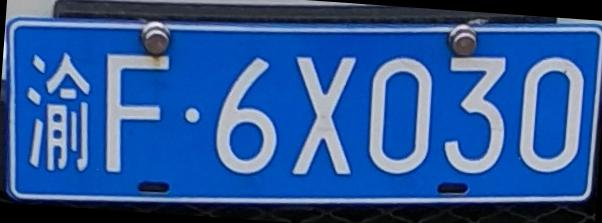
%> input picture 倾斜校正车牌.jpg, 602 x 223 px
$ octave main.m   (GNU Octave 9; MATLAB toolbox functions it lacks are replaced by stand-ins)
%> lines starting %> are read from the running program, lines starting %| are printed output that depends on the picture; in (x1, y1, x2, y2) boxes, pixels count from 0 and x2, y2 are one past the last pixel; in counts of white or black regions, pixels touching at a corner belong together; the program's own positions count from 1
### waitbar_.m
%==================加入进度条===========================
function waitbar_  %进度条
sound(audioread('声音模板\程序运行中.wav'),22000);
steps=50;
hwait=waitbar(0,'请等待>>>>>>>>');
step=steps/100;
for k=1:steps
    if steps-k<=5
        waitbar(k/steps,hwait,'即将完成');
        pause(0.05);
    else
        PerStr=fix(k/step);
        str=['正在运行中',num2str(PerStr),'%'];
        waitbar(k/steps,hwait,str);
        pause(0.05);
    end
end
close(hwait);

### image_segmentation.m
function bw =image_segmentation(I)  %图像分割
Image = I;              %读取RGB图像
Image=im2double(Image); %双精度类型 便于运算
I=rgb2hsv(Image);       %RGB模型转换hsv模型
[y,x,z]=size(I);        %%y x z 返回RGB彩色图像数据矩阵行 列 等
Blue_y = zeros(y, 1);
p=[0.56 0.71 0.4 1 0.3 1 0];
for i = 1 : y
    for j = 1 : x
        hij = I(i, j, 1);
        sij = I(i, j, 2);
        vij = I(i, j, 3);
        if (hij>=p(1) && hij<=p(2)) &&( sij >=p(3)&& sij<=p(4))&&...
                (vij>=p(5)&&vij<=p(6))
            Blue_y(i, 1) = Blue_y(i, 1) + 1;  %蓝色象素点统计
        end
    end
end
[~, MaxY] = max(Blue_y);  %最大值
Th = p(7);
PY1 = MaxY;
while ((Blue_y(PY1,1)>Th) && (PY1>0))
    PY1 = PY1 - 1;
end
PY2 = MaxY;
while ((Blue_y(PY2,1)>Th) && (PY2<y))
    PY2 = PY2 + 1;
end
PY1 = PY1 - 2;
PY2 = PY2 + 2;
if PY1 < 1
    PY1 = 1;
end
if PY2 > y
    PY2 = y;
end
bw=Image(PY1:PY2,:,:);
IY = I(PY1:PY2, :, :);
I2=im2bw(IY,0.5);

[y1,x1,z1]=size(IY);
Blue_x=zeros(1,x1);
for j = 1 : x1
    for i = 1 : y1
        hij = IY(i, j, 1);
        sij = IY(i, j, 2);
        vij = IY(i, j, 3);
        if (hij>=p(1) && hij<=p(2)) &&( sij >=p(3)&& sij<=p(4))&&...
                (vij>=p(5)&&vij<=p(6))
            Blue_x(1, j) = Blue_x(1, j) + 1;
%              bw1(i, j) = 1;
        end
    end
end
PY1;PY2;

[~, MaxX] = max(Blue_x);
Th = p(7);
PX1 = MaxX;

while ((Blue_x(1,PX1)>Th) && (PX1>0))
    PX1 = PX1 - 1;
end
PX2 = MaxX;
while ((Blue_x(1,PX2)>Th) && (PX2<x1))
    PX2 = PX2 + 1;
end
Picture=Image(PY1:PY2,PX1:PX2,:);
bw = Picture;
figure('NumberTitle','off','Name','图像分割');imshow(bw);title('车牌图像');

### rando_bianhuan.m
function [picture,angle] = rando_bianhuan(bw) %倾斜校正  picture 返回校正后的图片 angle倾斜角度
I=rgb2gray(bw);
figure('NumberTitle','off','Name','车牌灰度图像');
imshow(bw);title('车牌灰度图像');
I=edge(I);
theta = 1:180;
[R,xp] = radon(I,theta);
[I,J] = find(R>=max(max(R)));                 %J记录了倾斜角
angle=90-J;
picture=imrotate(bw,angle,'bilinear','crop'); %返回旋转后的图像矩阵。正数表示逆时针旋转， 负数表示顺时针旋转。
figure('NumberTitle','off','Name','倾斜校正图像');
imshow(picture);title('倾斜校正');
imwrite(picture,'倾斜校正车牌.jpg');

### xingtaixue.m
function picture_6 = xingtaixue(picture_1)
threshold = 50;
picture_2 = im2bw(picture_1,graythresh(picture_1)); %最大类间方差法 图像二值化
figure('NumberTitle','off','Name','车牌二值化'),imshow(picture_2);title('二值化');
picture_3 = bwmorph(picture_2,'hbreak',inf); %对二值图像的形态学操作 移除H连通的像素
picture_4 = bwmorph(picture_3,'spur',inf);
picture_5 = bwmorph(picture_4,'open',inf);
picture_6 = bwareaopen(picture_5,threshold);
picture_6 = ~picture_6;
figure('NumberTitle','off','Name','形态学操作'),imshow(picture_6);title('形态学操作');

### caijian.m
function bw = caijian(picture_6)
threshold =50 ;
picture_7=touying(picture_6);
picture_8=~picture_7;
picture_9 = bwareaopen(picture_8, threshold);
picture_10=~picture_9;
[y,x]=size(picture_10);%对长宽重新赋值%1为白色
bw = picture_10;
[y,x] = size(bw);
dd = fix(x/40);
ddd = fix(x/30);
dd = x - dd;
bw = bw(:,ddd:dd);
figure('NumberTitle','off','Name','边框去除'),imshow(bw),title('边框去除');

### main.m
clc;          %清空命令行
clear all;    %清除工作空间所有变量
close all;    %关闭所有图形窗口

% ==============开始计时==============================
tic
%=====================读入图片=========================
[fn,pn,fi] = uigetfile('汽车图片\*.jpg','选择图片');%显示检索文件的对话框 fn返回的文件名 pn返回的文件的路径名 fi返回选择的文件类型
%> the answer given: 倾斜校正车牌.jpg
I = imread([pn fn]);                %读入彩色图像
%> I is the input picture: size 223x602x3 uint8; mean R, G, B 45.3, 87.6, 151.8
figure('NumberTitle','off','Name','原始图像');
imshow(I);title('原始图像');        %显示原始图像

%==================加入进度条===========================
waitbar_;

%================图像分割区域(车牌定位)==========================
picture =image_segmentation(I);
%> in image_segmentation, `I=rgb2hsv(Image);`: I: size 223x602x3 double; mean H, S, V 0.58, 0.674, 0.596
%> after the loop in image_segmentation, `for i = 1 : y`: Blue_y = 223 values, max 580 at index 183, min 0 at index 1, mean 361.6
%> in image_segmentation, `[~, MaxY] = max(Blue_y);`: MaxY = 183
%> the loop in image_segmentation, `while ((Blue_y(PY1,1)>Th) && (PY1>0))` made 167 passes
%> PY1 on passes 1 to 3: 182, 181, 180
%> after the loop in image_segmentation, `while ((Blue_y(PY1,1)>Th) && (PY1>0))`: PY1 = 16
%> in image_segmentation, `PY2 = MaxY;`: PY2 = 183
%> the loop in image_segmentation, `while ((Blue_y(PY2,1)>Th) && (PY2<y))` made 23 passes
%> in image_segmentation, `PY1 = PY1 - 2;`: PY1 = 14
%> in image_segmentation, `PY2 = PY2 + 2;`: PY2 = 208
%> in image_segmentation, `IY = I(PY1:PY2, :, :);`: IY: size 195x602x3 double; mean H, S, V 0.601, 0.726, 0.662
%> in image_segmentation, `I2=im2bw(IY,0.5);`:
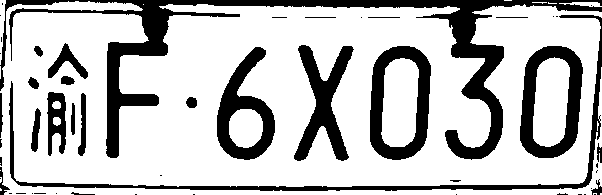
%> I2: size 195x602 logical; 74.6% white; 52 black regions (29 under 20 px), largest, box (x1, y1, x2, y2) and area: (0, 0, 602, 160) 11632, (9, 15, 602, 191) 3491, (520, 46, 583, 158) 3157
%> after the loop in image_segmentation, `for j = 1 : x1`: Blue_x = 602 values, max 177 at index 97, min 0 at index 1, mean 134
%> in image_segmentation, `[~, MaxX] = max(Blue_x);`: MaxX = 97
%> the loop in image_segmentation, `while ((Blue_x(1,PX1)>Th) && (PX1>0))` made 94 passes
%> PX1 on passes 1 to 12: 96, 95, 94, 93, 92, 91, 90, 89, 88, 87, 86, 85
%> after the loop in image_segmentation, `while ((Blue_x(1,PX1)>Th) && (PX1>0))`: PX1 = 3
%> in image_segmentation, `PX2 = MaxX;`: PX2 = 97
%> after the loop in image_segmentation, `while ((Blue_x(1,PX2)>Th) && (PX2<x1))`: PX2 = 602
%> in image_segmentation, `Picture=Image(PY1:PY2,PX1:PX2,:);`:
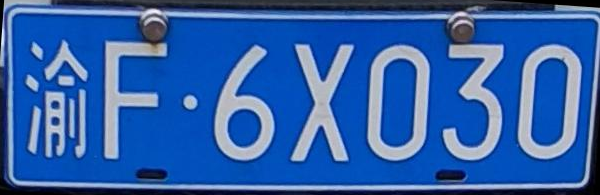
%> Picture: size 195x600x3 double; mean R, G, B 0.188, 0.378, 0.663
threshold=50;

%========================倾斜校正=================
[picture_1,angle] = rando_bianhuan(picture); %倾斜校正  picture 返回校正后的图片 angle 返回倾斜角度
%> in rando_bianhuan, `I=rgb2gray(bw);`:
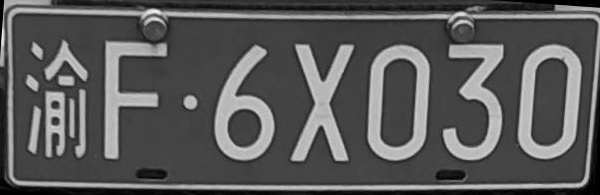
%> I: size 195x600 double; min 0, max 0.966, mean 0.353
%> in rando_bianhuan, `I=edge(I);`:
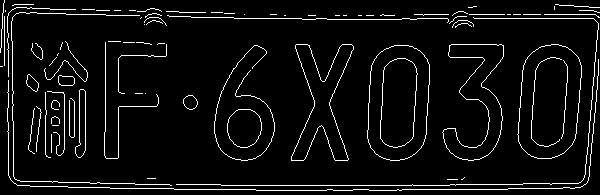
%> I: size 195x600 logical; 5.6% white in thin lines or dots
%> in rando_bianhuan, `[R,xp] = radon(I,theta);`:
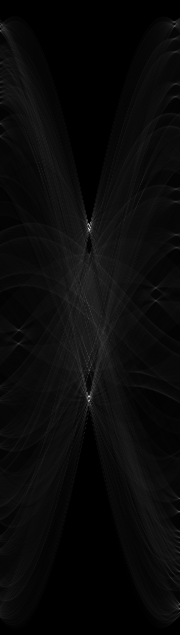
%> R: size 635x180 double; min 0, max 215.4, mean 10.2
%> in rando_bianhuan, `[R,xp] = radon(I,theta);`: xp = 635 values from -317 to 317
%> in rando_bianhuan, `[I,J] = find(R>=max(max(R)));`: I = 229; J = 89
%> in rando_bianhuan, `angle=90-J;`: angle = 1
%> in rando_bianhuan, `picture=imrotate(bw,angle,'bilinear','crop');`:
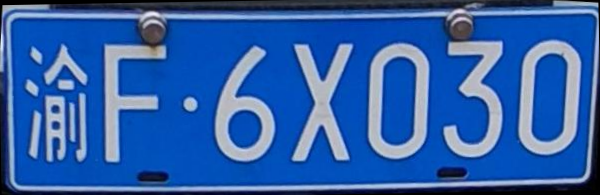
%> picture: size 195x600x3 double; mean R, G, B 0.187, 0.377, 0.662
%> angle = 1

%=========================形态学操作====================
picture_6 = xingtaixue(picture_1);%主要对图像
%> in xingtaixue, `picture_2 = im2bw(picture_1,graythresh(picture_1));`: picture_2: size 195x600 logical; 25.6% white; 20 white regions, largest, box (x1, y1, x2, y2) and area: (6, 9, 599, 191) 7157, (518, 40, 581, 155) 3472, (368, 43, 429, 159) 3448
%> in xingtaixue, `picture_5 = bwmorph(picture_4,'open',inf);`:
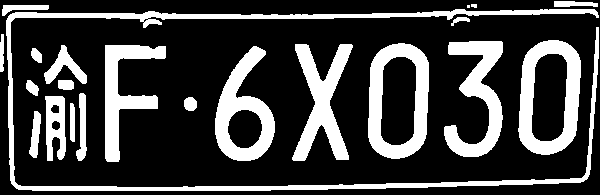
%> picture_5: size 195x600 logical; 25.5% white; 22 white regions (1 under 20 px), largest, box (x1, y1, x2, y2) and area: (6, 9, 599, 191) 7104, (518, 40, 581, 155) 3472, (368, 43, 429, 159) 3448
%> the run ends on the next line

%=============对图像进一步裁剪，保证边框贴近字体===========
bw = caijian(picture_6);
